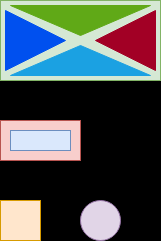
#> input picture deneme.png, 161 x 241 px
$ python Script.py   (older library calls are emulated)
#> lines starting #> are read from the running program, lines starting #| are printed output that depends on the picture; after the words box and inside, x2 and y2 are one past the last pixel; in counts of white or black regions, pixels touching at a corner belong together
import numpy as np
import cv2

img = cv2.imread('deneme.png')
#> img is the input picture: shape (241, 161, 3); mean B, G, R 86.2, 84.8, 77.8
imgray = cv2.cvtColor(img, cv2.COLOR_BGR2GRAY)
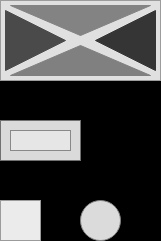
#> imgray: shape (241, 161); min 0, max 235, mean 82.9
blurred = cv2.GaussianBlur(imgray, (5, 5), 0)
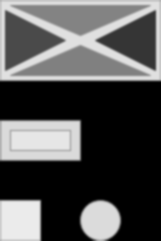
#> blurred: shape (241, 161); min 0, max 235, mean 83.2
thresh = cv2.threshold(blurred, 192, 255, cv2.THRESH_BINARY)[1]
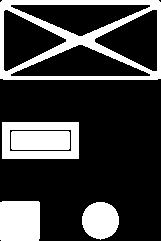
#> thresh: shape (241, 161); 24.4% white; 5 white regions
im2, contours, hierarchy = cv2.findContours(thresh, cv2.RETR_LIST, cv2.CHAIN_APPROX_SIMPLE)
#> contours = 10 contours; largest, box (x1, y1, x2, y2) and area: (0, 0, 161, 80) 12631, (2, 122, 79, 159) 2736, (10, 44, 151, 77) 2457, (10, 4, 151, 37) 2439, (94, 9, 158, 72) 2193
for i in range(len(hierarchy[0])):
    print(i, ":", hierarchy[0][i])
#> this loop made 10 passes
#| 0 : [ 1 -1 -1 -1]
#| 1 : [ 2  0 -1 -1]
#| 2 : [ 3  1 -1 -1]
#| 3 : [ 4  2 -1 -1]
#| 4 : [ 5  3 -1 -1]
#| 5 : [ 6  4 -1 -1]
#| 6 : [ 7  5 -1 -1]
#| 7 : [ 8  6 -1 -1]
#> (further printed lines are left out)
new = cv2.drawContours(img, contours, -1, (0,255,0), 3)
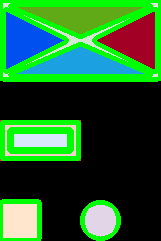
#> new: shape (241, 161, 3); mean B, G, R 43.9, 98.6, 34.6
cv2.imshow("deneme",new)
cv2.waitKey(0)
cv2.destroyAllWindows()
